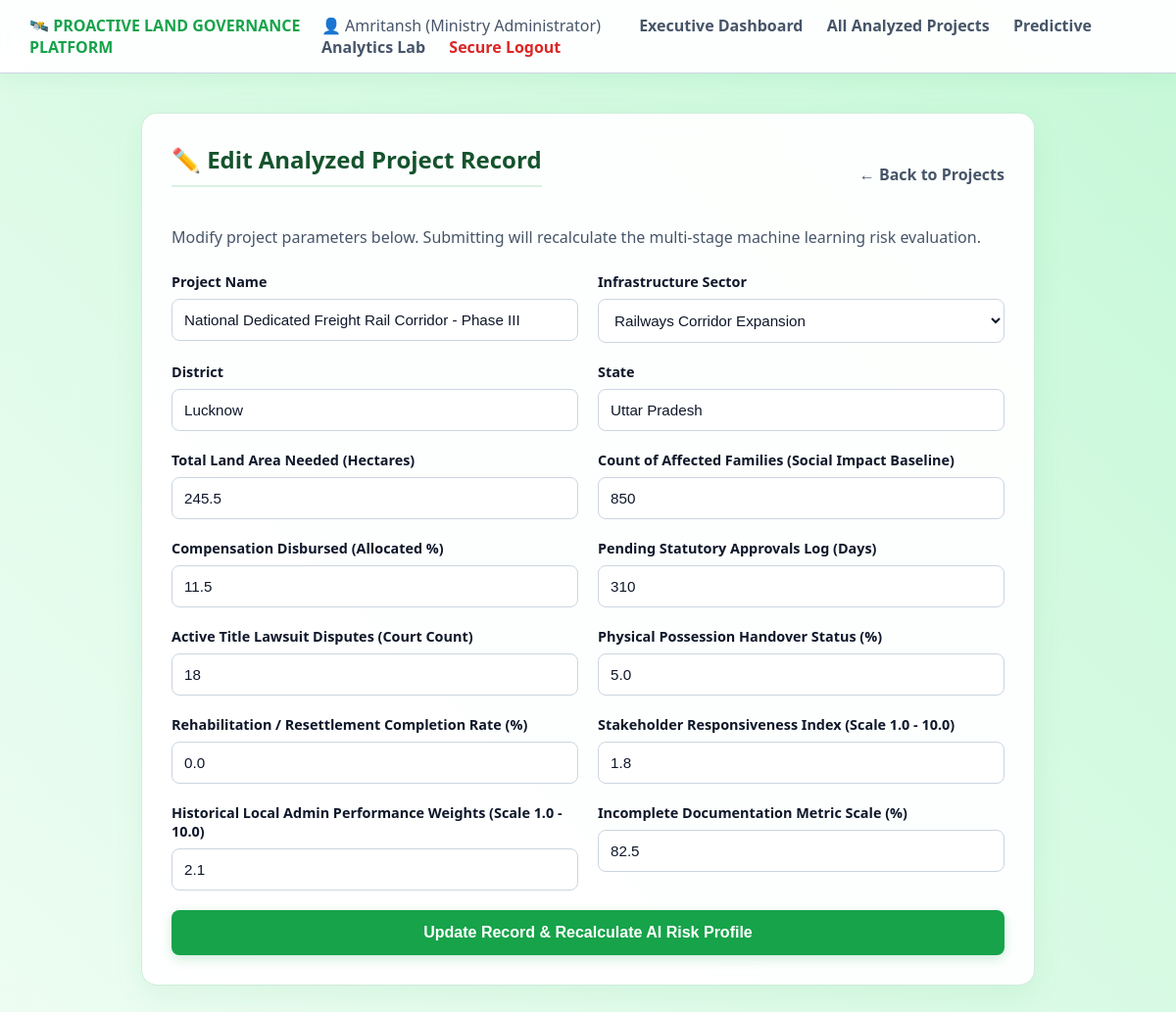
Page /edit_project/1 (signed in) on the committed database.
### tables this page shows
CREATE TABLE land_projects (
            id INTEGER PRIMARY KEY AUTOINCREMENT,
            project_name TEXT NOT NULL,
            project_type TEXT,
            district TEXT,
            state TEXT,
            land_area_hectares REAL,
            affected_families_count INTEGER,
            compensation_disbursed_pct REAL,
            pending_approvals_days INTEGER,
            legal_disputes_count INTEGER,
            possession_status_pct REAL,
            rehabilitation_progress_pct REAL,
            stakeholder_responsiveness_score REAL,
            historical_admin_performance REAL,
            documentation_incomplete_pct REAL,
            risk_score REAL,
            risk_category TEXT,
            sec4_prob REAL,
            sec11_prob REAL,
            sec23_prob REAL,
            primary_driver TEXT,
            created_at TIMESTAMP DEFAULT CURRENT_TIMESTAMP
        );

### app.py (the view, shortened to what this page needs)
@app.route("/edit_project/<int:project_id>", methods=["GET", "POST"])
def edit_project(project_id):
    if "user" not in session:
        return redirect(url_for("login"))
    project = db.fetch_project_by_id(project_id)
    if not project:
        flash("Project record not found.", "danger")
        return redirect(url_for("view_projects"))
    return render_template("edit_project.html", project=project)

### database.py (called while the page is built)
def fetch_project_by_id(project_id):
    conn = sqlite3.connect(DB_FILE)
    conn.row_factory = sqlite3.Row
    cursor = conn.cursor()
    cursor.execute("SELECT * FROM land_projects WHERE id = ?", (project_id,))
    project = cursor.fetchone()
    conn.close()
    return project

### templates/edit_project.html (shortened to what this page needs)
{% extends "base.html" %}
{% block content %}
<div class="card" style="max-width: 850px; margin: 0 auto;">
    <div style="display: flex; justify-content: space-between; align-items: center; margin-bottom: 20px;">
        <h2>✏️ Edit Analyzed Project Record</h2>
        <a href="{{ url_for('view_projects') }}" style="color: var(--text-muted); text-decoration: none; font-weight: 600;">← Back to Projects</a>
    </div>
    <p style="color: var(--text-muted); margin-bottom:25px;">Modify project parameters below. Submitting will recalculate the multi-stage machine learning risk evaluation.</p>
    <form method="POST">
        <div style="display: grid; grid-template-columns: 1fr 1fr; gap: 20px;">
            <div class="form-group">
                <label>Project Name</label>
                <input type="text" name="project_name" value="{{ project['project_name'] }}" required autocomplete="off">
            </div>
            <div class="form-group">
                <label>Infrastructure Sector</label>
                <select name="project_type">
                    <option value="Railways Corridor" {% if project['project_type'] == 'Railways Corridor' %}selected{% endif %}>Railways Corridor Expansion</option>
                </select>
            </div>
        </div>
        <div style="display: grid; grid-template-columns: 1fr 1fr; gap: 20px;">
            <div class="form-group">
                <label>District</label>
                <input type="text" name="district" value="{{ project['district'] }}" required>
            </div>
            <div class="form-group">
                <label>State</label>
                <input type="text" name="state" value="{{ project['state'] }}" required>
            </div>
        </div>
        <div style="display: grid; grid-template-columns: 1fr 1fr; gap: 20px;">
            <div class="form-group">
                <label>Total Land Area Needed (Hectares)</label>
                <input type="number" step="0.1" name="land_area_hectares" value="{{ project['land_area_hectares'] }}" required>
            </div>
            <div class="form-group">
                <label>Count of Affected Families (Social Impact Baseline)</label>
                <input type="number" name="affected_families_count" value="{{ project['affected_families_count'] }}" required>
            </div>
        </div>
        <div style="display: grid; grid-template-columns: 1fr 1fr; gap: 20px;">
            <div class="form-group">
                <label>Compensation Disbursed (Allocated %)</label>
                <input type="number" step="0.1" name="compensation_disbursed_pct" value="{{ project['compensation_disbursed_pct'] }}" required>
            </div>
            <div class="form-group">
                <label>Pending Statutory Approvals Log (Days)</label>
                <input type="number" name="pending_approvals_days" value="{{ project['pending_approvals_days'] }}" required>
            </div>
        </div>
        <div style="display: grid; grid-template-columns: 1fr 1fr; gap: 20px;">
            <div class="form-group">
                <label>Active Title Lawsuit Disputes (Court Count)</label>
                <input type="number" name="legal_disputes_count" value="{{ project['legal_disputes_count'] }}" required>
            </div>
            <div class="form-group">
                <label>Physical Possession Handover Status (%)</label>
                <input type="number" step="0.1" name="possession_status_pct" value="{{ project['possession_status_pct'] }}" required>
            </div>
        </div>
        <div style="display: grid; grid-template-columns: 1fr 1fr; gap: 20px;">
            <div class="form-group">
                <label>Rehabilitation / Resettlement Completion Rate (%)</label>
                <input type="number" step="0.1" name="rehabilitation_progress_pct" value="{{ project['rehabilitation_progress_pct'] }}" required>
            </div>
            <div class="form-group">
                <label>Stakeholder Responsiveness Index (Scale 1.0 - 10.0)</label>
                <input type="number" step="0.1" name="stakeholder_responsiveness_score" value="{{ project['stakeholder_responsiveness_score'] }}" required>
            </div>
        </div>
        <div style="display: grid; grid-template-columns: 1fr 1fr; gap: 20px;">
            <div class="form-group">
                <label>Historical Local Admin Performance Weights (Scale 1.0 - 10.0)</label>
                <input type="number" step="0.1" name="historical_admin_performance" value="{{ project['historical_admin_performance'] }}" required>
            </div>
            <div class="form-group">
                <label>Incomplete Documentation Metric Scale (%)</label>
                <input type="number" step="0.1" name="documentation_incomplete_pct" value="{{ project['documentation_incomplete_pct'] }}" required>
            </div>
        </div>
        <button type="submit">Update Record & Recalculate AI Risk Profile</button>
    </form>
</div>
{% endblock %}

### static/css/style.css (style rules this page uses)
:root { --bg-gradient: linear-gradient(45deg, #ffffff, #f0fdf4, #bbf7d0, #f0fdf4); --card-bg: rgba(255, 255, 255, 0.94); --accent-green: #16a34a; --accent-hover: #15803d; --text-dark: #0f172a; --text-muted: #475569; --border-gray: #cbd5e1; --danger-red: #dc2626; --header-green: #14532d; }
body { font-family: 'Segoe UI', system-ui, sans-serif; background: var(--bg-gradient); background-size: 400% 400%; background-attachment: fixed; color: var(--text-dark); margin: 0; padding: 0; min-height: 100vh; animation: gradientMove 12s ease infinite; }
.card { background-color: var(--card-bg); border: 1px solid rgba(22, 163, 74, 0.2); border-radius: 16px; padding: 30px; box-shadow: 0 10px 30px rgba(22, 163, 74, 0.08); margin-bottom: 30px; backdrop-filter: blur(12px); }
h1, h2, h3 { color: var(--header-green); margin-top: 0; }
h2 { border-bottom: 2px solid rgba(22, 163, 74, 0.15); padding-bottom: 10px; }
.form-group { margin-bottom: 20px; text-align: left; }
label { display: block; margin-bottom: 8px; color: var(--text-dark); font-size: 0.9rem; font-weight: 600; }
input, select, textarea { width: 100%; padding: 12px; background-color: #ffffff; border: 1px solid var(--border-gray); border-radius: 8px; color: var(--text-dark); box-sizing: border-box; font-size: 0.95rem; }
button { background-color: var(--accent-green); color: #ffffff; font-weight: 700; padding: 14px; border: none; border-radius: 8px; cursor: pointer; width: 100%; font-size: 1rem; box-shadow: 0 4px 12px rgba(22, 163, 74, 0.2); transition: all 0.2s ease; }

### rows in the picture
land_projects: project_name "National Dedicated Freight Rail Corridor - Phase III", project_type "Railways Corridor Expansion", district "Lucknow", state "Uttar Pradesh", land_area_hectares "245.5", affected_families_count "850", compensation_disbursed_pct "11.5", pending_approvals_days "310", legal_disputes_count "18", possession_status_pct "5.0", rehabilitation_progress_pct "0.0", stakeholder_responsiveness_score "1.8", historical_admin_performance "2.1", documentation_incomplete_pct "82.5"

### other values in the picture
{{ session.get('user') }} "Amritansh"
{{ session.get('role') }} "Ministry Administrator"
